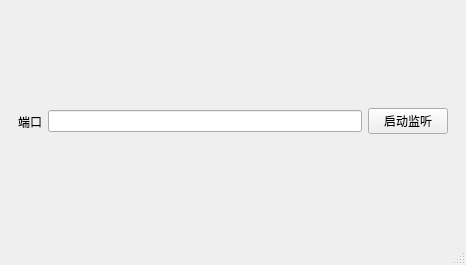
<?xml version="1.0" encoding="UTF-8"?>
<ui version="4.0">
 <class>MainWindow</class>
 <widget class="QMainWindow" name="MainWindow">
  <property name="geometry">
   <rect>
    <x>0</x>
    <y>0</y>
    <width>466</width>
    <height>265</height>
   </rect>
  </property>
  <property name="windowTitle">
   <string>MainWindow</string>
  </property>
  <widget class="QWidget" name="centralwidget">
   <layout class="QHBoxLayout" name="horizontalLayout_2">
    <item>
     <widget class="QWidget" name="widget" native="true">
      <layout class="QHBoxLayout" name="horizontalLayout">
       <item>
        <widget class="QLabel" name="label">
         <property name="text">
          <string>端口</string>
         </property>
        </widget>
       </item>
       <item>
        <widget class="QLineEdit" name="port"/>
       </item>
       <item>
        <widget class="QPushButton" name="setListen">
         <property name="text">
          <string>启动监听</string>
         </property>
        </widget>
       </item>
      </layout>
     </widget>
    </item>
   </layout>
  </widget>
  <widget class="QMenuBar" name="menubar">
   <property name="geometry">
    <rect>
     <x>0</x>
     <y>0</y>
     <width>466</width>
     <height>26</height>
    </rect>
   </property>
  </widget>
  <widget class="QStatusBar" name="statusbar"/>
 </widget>
 <resources/>
 <connections/>
</ui>
